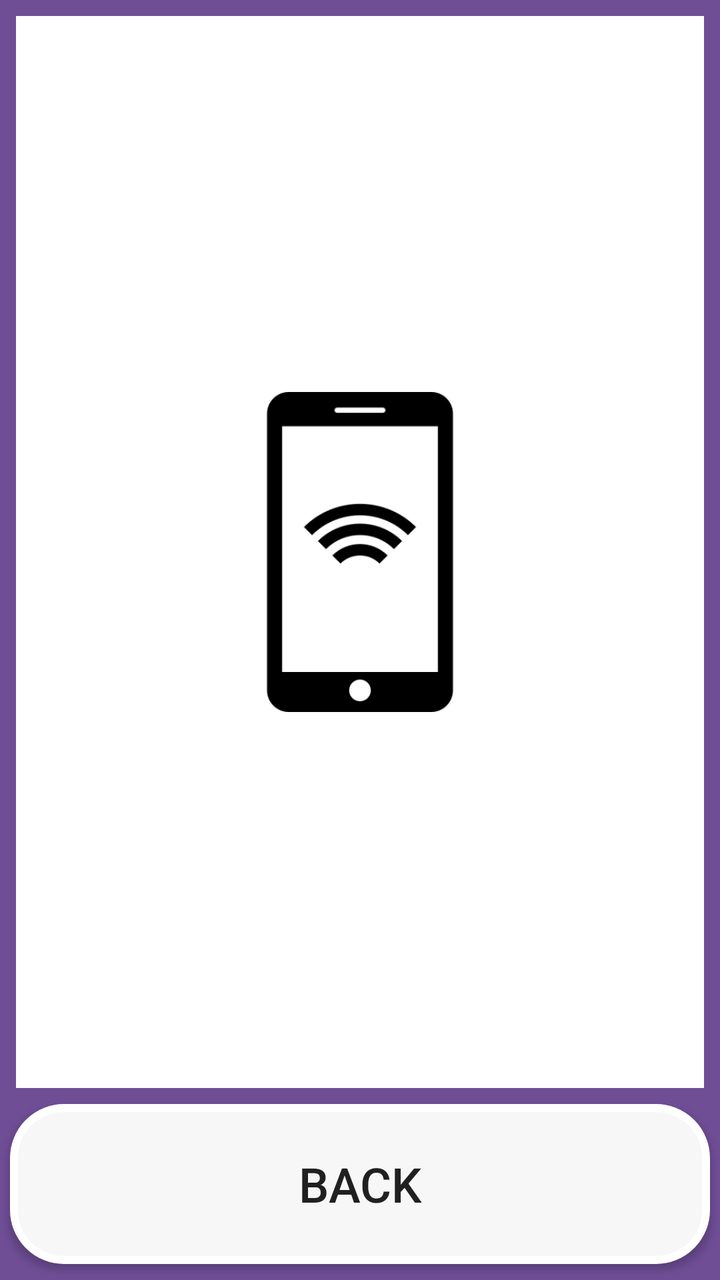
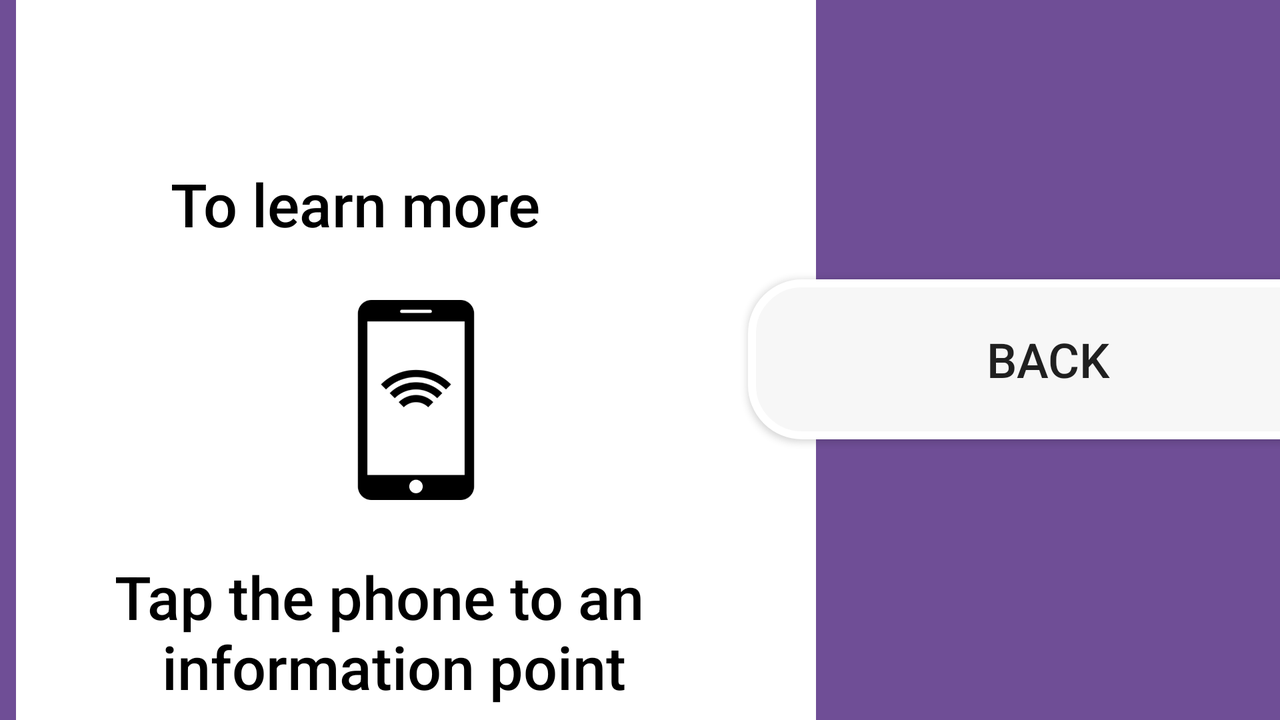

Two renders of one Android screen. The first uses the default layout on a phone; the second uses the alternative layout the repository ships for a different screen configuration, on a matching device. The two XML files are below.
<!-- AndroidManifest.xml: application theme AppTheme -->
<!-- res/layout/activity_scan_screen.xml -->
<?xml version="1.0" encoding="utf-8"?>
<LinearLayout xmlns:android="http://schemas.android.com/apk/res/android"
    xmlns:app="http://schemas.android.com/apk/res-auto"
    xmlns:tools="http://schemas.android.com/tools"
    android:id="@+id/linearLayout"
    android:layout_width="match_parent"
    android:layout_height="match_parent"
    android:background="@color/lightBackground"
    android:orientation="vertical" >

    <androidx.constraintlayout.widget.ConstraintLayout

        android:layout_width="match_parent"
        android:layout_height="match_parent">

        <ImageView
            android:id="@+id/imageView3"
            android:layout_width="0dp"
            android:layout_height="0dp"
            android:layout_marginStart="8dp"
            android:layout_marginTop="8dp"
            android:layout_marginEnd="8dp"
            android:layout_marginBottom="8dp"
            android:adjustViewBounds="false"
            android:background="@color/white"
            app:layout_constraintBottom_toTopOf="@+id/start_button2"
            app:layout_constraintEnd_toEndOf="parent"
            app:layout_constraintHorizontal_bias="0.0"
            app:layout_constraintStart_toStartOf="parent"
            app:layout_constraintTop_toTopOf="parent" />

        <ImageView
            android:id="@+id/imageView2"
            android:layout_width="0dp"
            android:layout_height="0dp"
            android:layout_marginStart="100dp"
            android:layout_marginTop="100dp"
            android:layout_marginEnd="100dp"
            android:layout_marginBottom="100dp"
            android:adjustViewBounds="false"
            android:contentDescription="@string/scan_screen_image_description"
            app:layout_constraintBottom_toTopOf="@+id/start_button2"
            app:layout_constraintEnd_toEndOf="parent"
            app:layout_constraintHorizontal_bias="0.0"
            app:layout_constraintStart_toStartOf="parent"
            app:layout_constraintTop_toTopOf="parent"
            app:srcCompat="@drawable/phoneicon" />

        <TextView
            android:id="@+id/textView2"
            android:layout_width="wrap_content"
            android:layout_height="wrap_content"
            android:layout_marginBottom="55dp"
            android:fontFamily="sans-serif-medium"
            android:text="@string/scan_screen_info_2"
            android:textAlignment="center"
            android:textColor="@color/black"
            android:textSize="30sp"
            android:typeface="normal"
            app:layout_constraintBottom_toBottomOf="@+id/imageView2"
            app:layout_constraintEnd_toStartOf="@+id/imageView2"
            app:layout_constraintHorizontal_bias="0.5"
            app:layout_constraintStart_toEndOf="@+id/imageView2" />

        <TextView
            android:id="@+id/textView"
            android:layout_width="wrap_content"
            android:layout_height="wrap_content"
            android:layout_marginTop="55dp"
            android:fontFamily="sans-serif-medium"
            android:text="@string/scan_screen_info_1"
            android:textAlignment="center"
            android:textAllCaps="false"
            android:textColor="@color/black"
            android:textSize="30sp"
            android:typeface="normal"
            app:layout_constraintEnd_toStartOf="@+id/imageView3"
            app:layout_constraintHorizontal_bias="0.5"
            app:layout_constraintStart_toEndOf="@+id/imageView3"
            app:layout_constraintTop_toTopOf="@+id/imageView2" />

        <Button
            android:id="@+id/start_button2"
            android:layout_width="match_parent"
            android:layout_height="wrap_content"
            android:layout_marginStart="5dp"
            android:layout_marginTop="40dp"
            android:layout_marginEnd="5dp"
            android:layout_marginBottom="8dp"
            android:background="@drawable/splash_button"
            android:text="@string/back"
            android:textAllCaps="true"
            android:textSize="24sp"
            app:layout_constraintBottom_toBottomOf="parent"
            app:layout_constraintEnd_toEndOf="parent"
            app:layout_constraintHorizontal_bias="0.0"
            app:layout_constraintStart_toStartOf="parent" />

    </androidx.constraintlayout.widget.ConstraintLayout>

</LinearLayout>
<!-- resources referenced by this layout -->
<resources>
  <color name="black">#000000</color>
  <color name="lightBackground">#6F4E96</color>
  <color name="white">#FFFFFF</color>
  <!-- drawable phoneicon: png bitmap (drawable, 9067 bytes) -->
  <!-- drawable splash_button (drawable) -->
  <?xml version="1.0" encoding="utf-8"?>
  <shape xmlns:android="http://schemas.android.com/apk/res/android" android:shape="rectangle" >
      <corners
          android:radius="25dp"
          />
      <solid
          android:color="#F7F7F7"
          />
      <padding
          android:left="10dp"
          android:top="10dp"
          android:right="10dp"
          android:bottom="10dp"
          />
      <size
          android:width="200dp"
          android:height="80dp"
          />
      <stroke
          android:width="4dp"
          android:color="#FFFFFF"
          />
  </shape>
  <string name="back">Back</string>
  <string name="scan_screen_image_description">Scan Screen Image</string>
  <string name="scan_screen_info_1">Tap the phone to an \n information point</string>
  <string name="scan_screen_info_2">To learn more</string>
  <style name="AppTheme" parent="Theme.AppCompat.Light.NoActionBar">
          
          <item name="colorPrimary">@color/colorPrimary</item>
          <item name="colorPrimaryDark">@color/colorPrimaryDark</item>
          <item name="colorAccent">@color/colorAccent</item>
  
          <item name="android:windowFullscreen">true</item>
      </style>
  <color name="colorPrimary">#6F4E96</color>
  <color name="colorPrimaryDark">#4D257E</color>
  <color name="colorAccent">#D81B60</color>
</resources>
<!-- res/layout-land/activity_scan_screen.xml (the repository's variant of the layout above) -->
<!-- drawn on the phone turned sideways -->
<?xml version="1.0" encoding="utf-8"?>
<LinearLayout xmlns:android="http://schemas.android.com/apk/res/android"
    xmlns:app="http://schemas.android.com/apk/res-auto"
    xmlns:tools="http://schemas.android.com/tools"
    android:id="@+id/linearLayout"
    android:layout_width="match_parent"
    android:layout_height="match_parent"
    android:background="@color/lightBackground"
    android:orientation="vertical" >

        <android.support.constraint.ConstraintLayout
            android:layout_width="match_parent"
            android:layout_height="match_parent">

                <ImageView
                    android:id="@+id/imageView3"
                    android:layout_width="400dp"
                    android:layout_height="0dp"
                    android:layout_marginStart="8dp"
                    android:layout_marginEnd="8dp"
                    android:adjustViewBounds="false"
                    android:background="@color/white"
                    app:layout_constraintBottom_toBottomOf="parent"
                    app:layout_constraintEnd_toEndOf="parent"
                    app:layout_constraintHorizontal_bias="0.0"
                    app:layout_constraintStart_toStartOf="parent"
                    app:layout_constraintTop_toTopOf="parent" />

                <ImageView
                    android:id="@+id/imageView2"
                    android:layout_width="200dp"
                    android:layout_height="100dp"
                    android:layout_marginTop="150dp"
                    android:adjustViewBounds="false"
                    android:contentDescription="@string/scan_screen_image_description"
                    app:layout_constraintEnd_toEndOf="@+id/imageView3"
                    app:layout_constraintStart_toStartOf="@+id/imageView3"
                    app:layout_constraintTop_toTopOf="parent"
                    app:srcCompat="@drawable/phoneicon" />

                <TextView
                    android:id="@+id/textView2"
                    android:layout_width="200dp"
                    android:layout_height="wrap_content"
                    android:layout_marginStart="8dp"
                    android:layout_marginEnd="8dp"
                    android:layout_marginBottom="28dp"
                    android:fontFamily="sans-serif-medium"
                    android:text="@string/scan_screen_info_2"
                    android:textAlignment="center"
                    android:textColor="@color/black"
                    android:textSize="30sp"
                    android:typeface="normal"
                    app:layout_constraintBottom_toTopOf="@+id/imageView2"
                    app:layout_constraintEnd_toEndOf="parent"
                    app:layout_constraintHorizontal_bias="0.164"
                    app:layout_constraintStart_toStartOf="parent" />

                <TextView
                    android:id="@+id/textView"
                    android:layout_width="wrap_content"
                    android:layout_height="wrap_content"
                    android:layout_marginStart="8dp"
                    android:layout_marginTop="28dp"
                    android:layout_marginEnd="8dp"
                    android:fontFamily="sans-serif-medium"
                    android:text="@string/scan_screen_info_1"
                    android:textAlignment="center"
                    android:textAllCaps="false"
                    android:textColor="@color/black"
                    android:textSize="30sp"
                    android:typeface="normal"
                    app:layout_constraintEnd_toEndOf="parent"
                    app:layout_constraintHorizontal_bias="0.14"
                    app:layout_constraintStart_toStartOf="parent"
                    app:layout_constraintTop_toBottomOf="@+id/imageView2" />

                <Button
                    android:id="@+id/back_button"
                    android:layout_width="300dp"
                    android:layout_height="wrap_content"
                    android:layout_marginStart="8dp"
                    android:layout_marginTop="165dp"
                    android:layout_marginEnd="8dp"
                    android:layout_marginBottom="166dp"
                    android:background="@drawable/splash_button"
                    android:text="@string/back"
                    android:textAllCaps="true"
                    android:textSize="24sp"
                    app:layout_constraintBottom_toBottomOf="parent"
                    app:layout_constraintEnd_toEndOf="parent"
                    app:layout_constraintStart_toEndOf="@+id/imageView3"
                    app:layout_constraintTop_toTopOf="parent" />
        </android.support.constraint.ConstraintLayout>


</LinearLayout>
